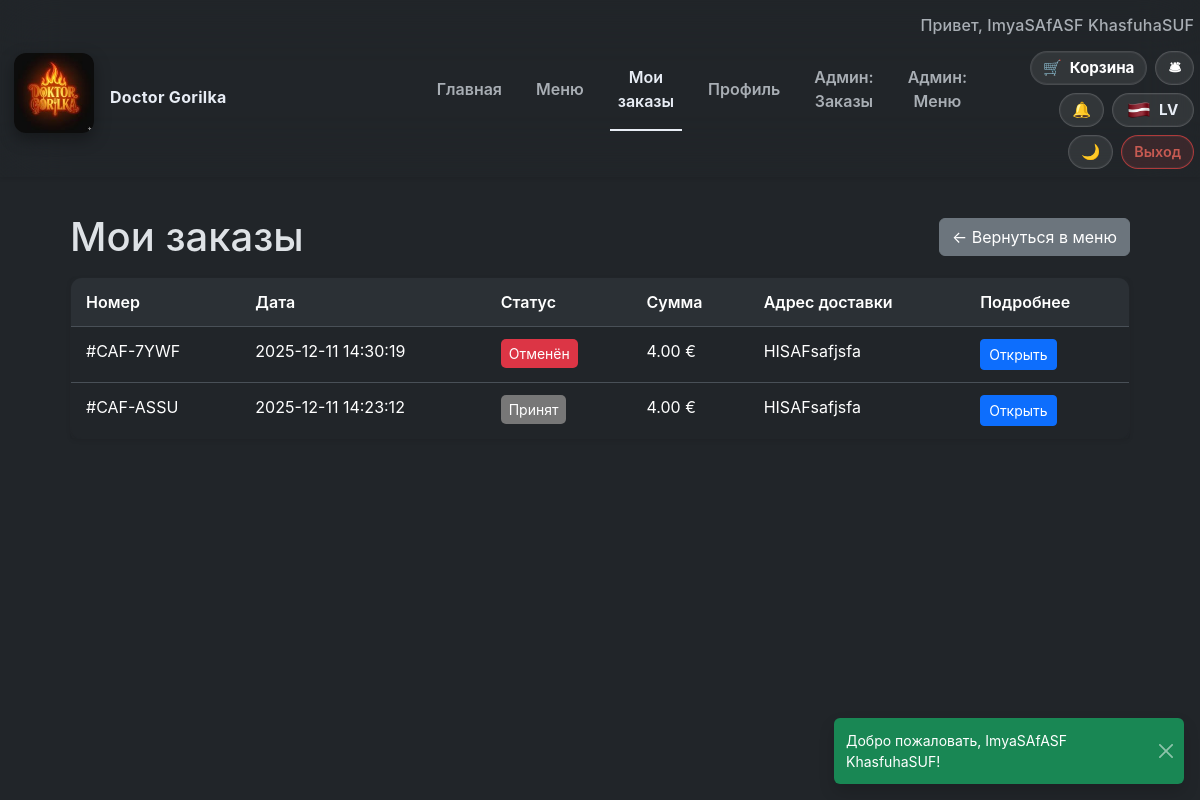
The page /orders (signed in) on the database as committed earlier.
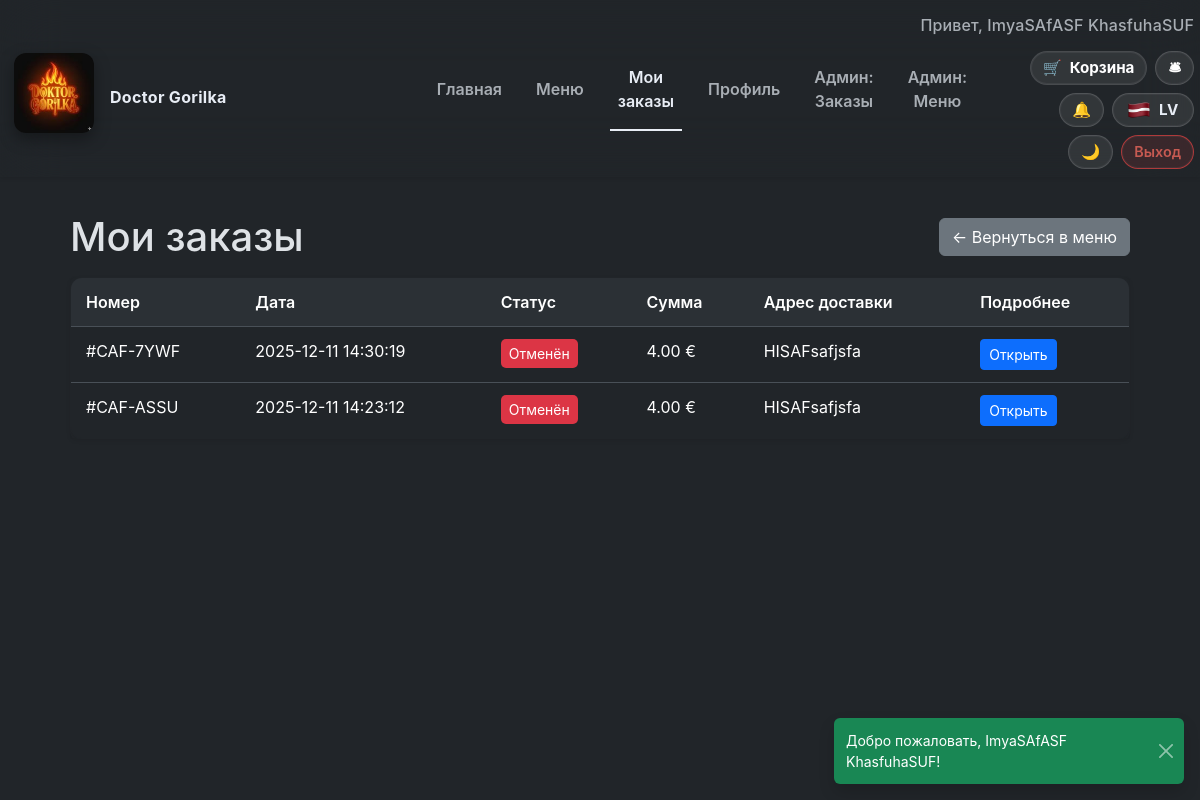
The same page on the database as committed later.
### tables this page shows
CREATE TABLE orders (
        id INTEGER PRIMARY KEY AUTOINCREMENT,
        user_id INTEGER NOT NULL,
        created_at TEXT DEFAULT CURRENT_TIMESTAMP,
        status TEXT CHECK(status IN ('pending','new','cooking','ready','delivered','cancelled')) DEFAULT 'pending',
        total_price REAL,
        delivery_address TEXT, order_code TEXT, comment TEXT,
        FOREIGN KEY (user_id) REFERENCES users(id)
    );

### src/Infrastructure/ViewRenderer.php (called while the page is built, shortened)
<?php
class ViewRenderer
{
    public function render(string $view, array $params = []): string
    {
        $viewFile = $this->basePath . '/' . $view . '.php';
        extract($params, EXTR_SKIP);
        require $viewFile;
        $content = ob_get_clean();
        if ($this->layout && file_exists($this->layout)) {
            return ob_get_clean();
        }
        return $content;
    }
}

### src/Application/Controller/OrderController.php (called while the page is built, shortened)
<?php
class OrderController
{
    public function history(): string
    {
        $orders = $this->orderService->userOrders($this->session->get('user_id'));
        return $this->view->render('orders/history', [
            'title' => 'Doctor Gorilka — ' . translate('orders.history.title'),
            'orders' => $orders,
        ]);
    }
}

### src/Infrastructure/Router.php (called while the page is built, shortened)
<?php
class Router
{
    private array $routes = [];
    public function addRoute(string $method, string $path, callable $handler): void
    {
        $normalized = $this->normalizePath($path);
        $this->routes[$method][$normalized] = $handler;
    }
    public function dispatch(string $method, string $uri): mixed
    {
        $path = $this->normalizePath(parse_url($uri, PHP_URL_PATH) ?: '/');
        $method = strtoupper($method);
        if (isset($this->routes[$method][$path])) {
            return call_user_func($this->routes[$method][$path]);
        }
        return translate('errors.not_found');
    }
    private function normalizePath(string $path): string
    {
        $path = rtrim($path, '/');
        return $path === '' ? '/' : $path;
    }
}

### src/Application/App.php (called while the page is built, shortened)
<?php
class App
{
    private Router $router;
    private function __construct(Router $router, ViewRenderer $view)
    {
        $this->router = $router;
    }
    public function run(): mixed
    {
        $method = $_SERVER['REQUEST_METHOD'] ?? 'GET';
        $uri = $_SERVER['REQUEST_URI'] ?? '/';
        return $this->router->dispatch($method, $uri);
    }
}

### src/helpers.php (called while the page is built, shortened)
<?php
function localizationConfig(): array
{
    static $config;
    if ($config === null) {
        $config = require __DIR__ . '/../config/localization.php';
    }
    return $config;
}
function availableLocales(): array
{
    $config = localizationConfig();
    return $config['locales'] ?? [];
}
function currentLocale(): string
{
    $available = array_keys(availableLocales());
    $default = $available[0] ?? 'ru';
    return $default;
}
function translate(string $key, array $replace = [], ?string $locale = null): string
{
    $locale ??= currentLocale();
    $config = localizationConfig();
    $phrases = $config['phrases'] ?? [];
    $fallbackLocale = $config['fallback'] ?? 'ru';
    $value = $phrases[$locale][$key] ?? $phrases[$fallbackLocale][$key] ?? $key;
    foreach ($replace as $needle => $replacement) {
        $value = str_replace(':' . $needle, $replacement, $value);
    }
    return $value;
}
function translateStatus(?string $status): string
{
    return translate('status.' . $status);
}

### src/Infrastructure/SessionManager.php (called while the page is built, shortened)
<?php
class SessionManager
{
    public function get(string $key, mixed $default = null): mixed
    {
        return $_SESSION[$key] ?? $default;
    }
}

### src/Infrastructure/Repository/OrderRepository.php (called while the page is built, shortened)
<?php
class OrderRepository implements OrderRepositoryInterface
{
    public function findByUser(int $userId): array
    {
        $stmt = $this->prepare("SELECT * FROM orders WHERE user_id = :uid ORDER BY id DESC");
        $stmt->bindValue(':uid', $userId, SQLITE3_INTEGER);
        $result = $stmt->execute();
        $orders = [];
        while ($row = $result->fetchArray(SQLITE3_ASSOC)) {
            $orders[] = $this->mapOrder($row);
        }
        return $orders;
    }
    private function mapOrder(array $row): Order
    {
        $customerName = null;
        $customerPhone = $row['phone'] ?? null;
        return new Order(
            id: (int)$row['id'],
            userId: (int)$row['user_id'],
            status: $row['status'],
            totalPrice: (float)$row['total_price'],
            createdAt: $row['created_at'],
            deliveryAddress: $row['delivery_address'] ?? null,
            orderCode: $row['order_code'] ?? null,
            items: $this->fetchItems((int)$row['id']),
            customerName: $customerName,
            customerPhone: $customerPhone,
            comment: $row['comment'] ?? null,
        );
    }
    private function fetchItems(int $orderId): array
    {
        $stmt = $this->prepare("SELECT order_items.*, menu.title, menu.price AS menu_price, menu.image_url,
            menu.name_original, menu.name_ru, menu.name_lv
            FROM order_items
            JOIN menu ON menu.id = order_items.menu_id
            WHERE order_items.order_id = :oid");
        $stmt->bindValue(':oid', $orderId, SQLITE3_INTEGER);
        $result = $stmt->execute();
        $items = [];
        while ($row = $result->fetchArray(SQLITE3_ASSOC)) {
            $comboDetails = null;
            if (!empty($row['combo_details'])) {
                $decoded = json_decode($row['combo_details'], true);
                if (is_array($decoded)) {
                    $comboDetails = $decoded;
                }
            }
            $price = (float)($row['menu_price'] ?? 0);
            if ($comboDetails && isset($comboDetails['price'])) {
                $price = (float)$comboDetails['price'];
            }
            $items[] = new OrderItem(
                menuId: (int)$row['menu_id'],
                title: $this->resolveOrderItemTitle($row),
                price: $price,
                quantity: (int)$row['quantity'],
                imageUrl: $row['image_url'] ?? null,
                comboDetails: $comboDetails
            );
        }
        return $items;
    }
    private function resolveOrderItemTitle(array $row): string
    {
        $locale = function_exists('currentLocale') ? currentLocale() : 'ru';
        $localized = [
            'ru' => $row['name_ru'] ?? null,
            'lv' => $row['name_lv'] ?? null,
        ];
        $value = $localized[$locale] ?? null;
        if (!empty($row['name_original'])) {
            return $row['name_original'];
        }
        return translate('common.dish');
    }
    private function prepare(string $sql): SQLite3Stmt
    {
        return $this->db->prepare($sql);
    }
}

### src/Application/Service/OrderService.php (called while the page is built, shortened)
<?php
class OrderService
{
    public function userOrders(int $userId): array
    {
        return $this->orders->findByUser($userId);
    }
}

### autoload.php (called while the page is built, shortened)
<?php
spl_autoload_register(function (string $class): void {
    $prefixes = [
        'App\\' => __DIR__ . '/src/',
        'Carbon\\' => __DIR__ . '/src/Carbon/',
    ];
    foreach ($prefixes as $prefix => $dir) {
        if (strncmp($prefix, $class, strlen($prefix)) !== 0) {
            continue;
        }
        $relativeClass = substr($class, strlen($prefix));
        $file = $dir . str_replace('\\', '/', $relativeClass) . '.php';
    }
});

### src/Carbon/Carbon.php (called while the page is built, shortened)
<?php
class Carbon
{
    private DateTimeImmutable $dateTime;
    public function __construct(DateTimeImmutable $dateTime)
    {
        $this->dateTime = $dateTime;
    }
    public static function parse(string $time, ?string $timezone = null): self
    {
        $tz = $timezone ? new DateTimeZone($timezone) : null;
        $dt = new DateTimeImmutable($time, $tz);
        return new self($dt);
    }
    public function setTimezone(string $timezone): self
    {
        $clone = clone $this;
        $clone->dateTime = $this->dateTime->setTimezone(new DateTimeZone($timezone));
        return $clone;
    }
    public function locale(string $locale): self
    {
        $clone = clone $this;
        $clone->locale = $locale;
        return $clone;
    }
}

### resources/views/orders/history.php (the view, shortened to what the changed rows need)
<div class="page-container">
<div class="d-flex align-items-center justify-content-between mb-3">
    <h1 class="mb-0"><?= htmlspecialchars(translate('orders.history.title')) ?></h1>
</div>
<?php if (empty($orders)): ?>
    <div class="empty-state"><?= htmlspecialchars(translate('orders.history.empty')) ?></div>
<?php else: ?>
<div class="card border-0 shadow-sm">
    <div class="card-body p-0">
        <div class="table-responsive">
            <table class="table mb-0">
                <thead>
                <tr>
                    <th><?= htmlspecialchars(translate('orders.history.number')) ?></th>
                    <th><?= htmlspecialchars(translate('orders.history.date')) ?></th>
                    <th><?= htmlspecialchars(translate('orders.history.status')) ?></th>
                    <th><?= htmlspecialchars(translate('orders.history.total')) ?></th>
                    <th><?= htmlspecialchars(translate('orders.history.address')) ?></th>
                    <th><?= htmlspecialchars(translate('orders.history.more')) ?></th>
                </tr>
                </thead>
                <tbody>
<?php
$timezone = appTimezone();
$locale = currentLocale() === 'lv' ? 'lv' : 'ru';
?>
<?php foreach ($orders as $order): ?>
    <tr>
        <td>#<?= htmlspecialchars($order->orderCode ?? $order->id) ?></td>
        <td><?= htmlspecialchars(\Carbon\Carbon::parse($order->createdAt, 'UTC')->setTimezone($timezone)->locale($locale)->isoFormat('YYYY-MM-DD HH:mm:ss')) ?></td>
        <td>
            <span class="status status-<?= htmlspecialchars($order->status) ?>">
                <?= htmlspecialchars(translateStatus($order->status)) ?>
            </span>
        </td>
        <td><?= number_format($order->totalPrice, 2, '.', ' ') ?> €</td>
        <td><?= nl2br(htmlspecialchars($order->deliveryAddress ?? '—')) ?></td>
        <td><a class="btn btn-primary btn-sm" href="/orders/view?code=<?= urlencode($order->orderCode ?? '') ?>"><?= htmlspecialchars(translate('orders.history.open')) ?></a></td>
    </tr>
<?php endforeach; ?>
                </tbody>
            </table>
        </div>
    </div>
</div>
<?php endif; ?>
</div>

Rows that differ between the two databases and show on the page:
changed orders "CAF-ASSU": status "Принят" → "Отменён"
